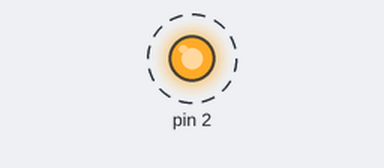
Bench run of a sketch on a simulated Arduino Uno, built with avr-gcc and run on an emulated ATmega328P. On the bench: output pins drawn as LEDs (lit = HIGH). Dashed ring = blinking.

Above: at 0.05 s.
Timing chart, 0 to 3.0 s (numbered marks = the images above):
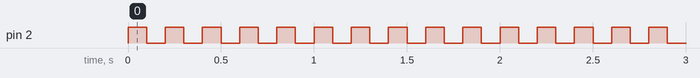

Measured:
- by itself, pin 2: alternates HIGH for 0.10 s and LOW for 0.10 s

The sketch:

BlinkingLED_0967087.ino
```cpp
/*
board settings:
  board: LOLIN(WEMOS) D1 R2 & mini
*/

int interval = 100;
void setup() {
pinMode(2,OUTPUT);
}

void loop() {
  // put your main code here, to run repeatedly:
  digitalWrite(2, HIGH);
  delay(interval);
  digitalWrite(2,LOW);
  delay(interval);
}
```
